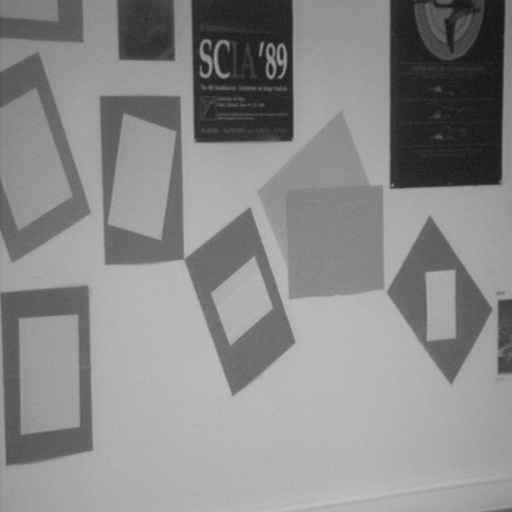
#> input picture t3/gradient/poster.pgm, 512 x 512 px
$ python apartado_1.py   (older library calls are emulated)
#> lines starting #> are read from the running program, lines starting #| are printed output that depends on the picture
# coding=utf-8
"""
    Trabajo 3, Computer Vision @ Unizar 2014-15
        Punto 1: Gradiente horizontal, vertical, su módulo y su orientación
    __author__: Reyes Apaestegui, Sergio Adrian (642535)
    __author__: Navarro Torres, Agustín (587570)

    derivadas de sobel (tutorial opencv):
        http://docs.opencv.org/doc/tutorials/imgproc/imgtrans/sobel_derivatives/sobel_derivatives.html
        *el kernel y el módulo se explica en el fragmento: #Formulation

"""
import cv2
import numpy as np

def normalize(array):
    """
        convierte una imagen en 32F o 64F a 8U, reescalando
        los valores, el mínimo se queda en 0 y el máximo en 255

        se hace de forma manual ya que opencv para python no
        dispone de Mat's
    """
    # como los valores no se encuentran entre -255 y 255 ¿9 bits, cómo?
    # es preferible usar esto, aunque sea un poco más bestia, funciona 100%
    dummy = array - np.min(array)
    return (dummy / np.max(dummy) * 255).astype(np.uint8)

def main():
    img = cv2.imread('./gradient/poster.pgm')
#> img is the input picture: shape (512, 512, 3); min 18, max 194, mean 137.6
    imgGray = cv2.cvtColor(img, cv2.COLOR_BGR2GRAY)
    cv2.imshow("Image in gray scale", imgGray)

    # reducción de ruido sobre la imagen en griz
    imgGray = cv2.GaussianBlur(imgGray, (3, 3), 0)

    ############################################################
    ##                      Gradientes                        ##
    ############################################################
    # Se aplica sobel con 32F para mantener el signo, usar cualquier
    # tipo de dato unsigned (8U, 16U) trunca la derivada

    # Sobel eje x
    sobelx = cv2.Sobel(imgGray, cv2.CV_32F, 1, 0, ksize=3)
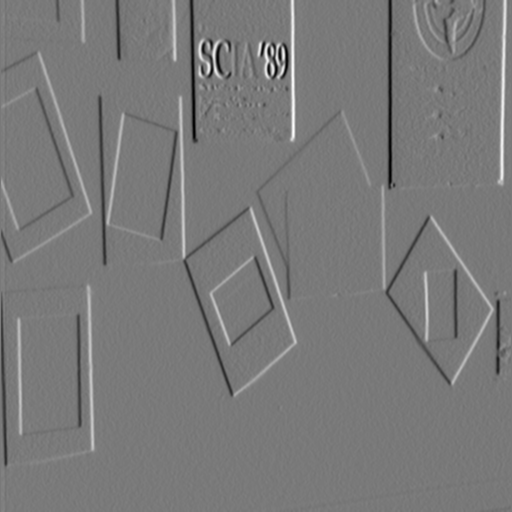
#> sobelx: shape (512, 512) float32; min -279, max 305, mean 0.1; drawn with min black and max white
    sobelx_show = normalize(sobelx)
    cv2.imshow("SobelX", sobelx_show)

    # Sobel eje y
    # opencv usa un kernel inverso para el vertical
    # kernel de opencv:
    # -1 -2 -1
    # 0  0  0
    # 1  2  1
    sobely = cv2.Sobel(imgGray, cv2.CV_32F, 0, 1, ksize=3)
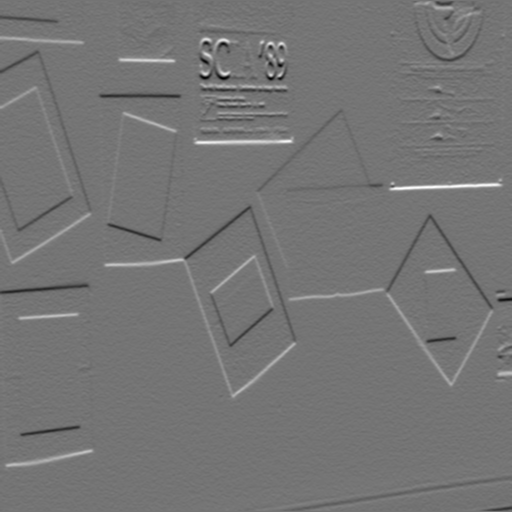
#> sobely: shape (512, 512) float32; min -252, max 299, mean 1.3; drawn with min black and max white
    sobely_show = normalize(sobely)
    cv2.imshow("SobelY", sobely_show)

    ############################################################
    ##                      Módulo                            ##
    ############################################################
    # module = np.sqrt((sobelx) ** 2 + (sobely) ** 2)
    # forma simplificada del cálculo de arriba ^
    module_show = np.abs(sobelx) + np.abs(sobely)
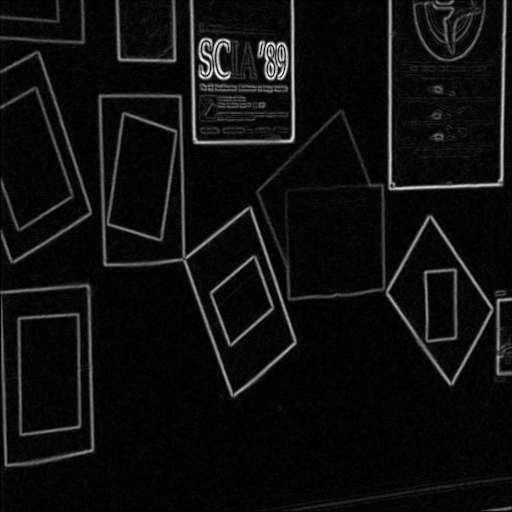
#> module_show: shape (512, 512) float32; min 0, max 374, mean 22.4; drawn with min black and max white
    module = normalize(module_show)
    cv2.imshow("Module", module)


    ############################################################
    ##                      Orientanción                      ##
    ############################################################
    # cambia un poco, pero por el sobely
    ori = np.arctan2(sobely, sobelx)
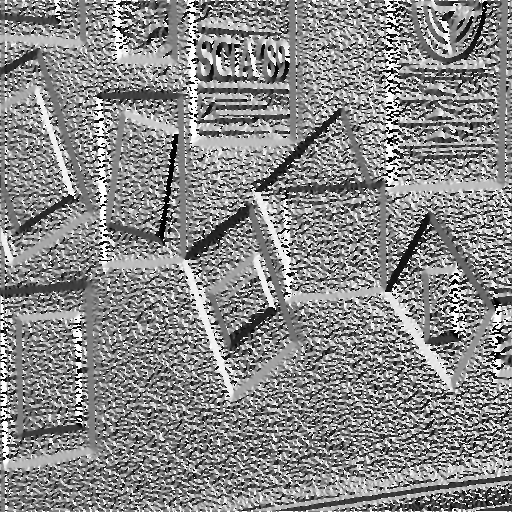
#> ori: shape (512, 512) float32; min -3.14, max 3.14, mean 0.23; drawn with min black and max white
    cv2.imshow("Orientacion", normalize(ori))

    while True:
        if cv2.waitKey(1) & 0xFF == ord('q'):
#> (key q is pressed here)
            break

if __name__ == "__main__":
    main()
